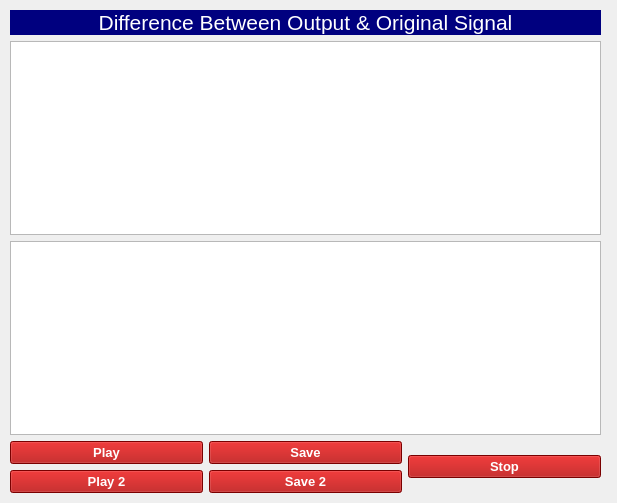
<?xml version="1.0" encoding="UTF-8"?>
<ui version="4.0">
 <class>Form</class>
 <widget class="QWidget" name="Form">
  <property name="geometry">
   <rect>
    <x>0</x>
    <y>0</y>
    <width>617</width>
    <height>503</height>
   </rect>
  </property>
  <property name="windowTitle">
   <string>Form</string>
  </property>
  <widget class="QWidget" name="">
   <property name="geometry">
    <rect>
     <x>10</x>
     <y>10</y>
     <width>591</width>
     <height>483</height>
    </rect>
   </property>
   <layout class="QGridLayout" name="gridLayout">
    <item row="0" column="0" colspan="3">
     <widget class="QLabel" name="label">
      <property name="font">
       <font>
        <family>MS Shell Dlg 2</family>
        <pointsize>16</pointsize>
        <weight>50</weight>
        <italic>false</italic>
        <bold>false</bold>
       </font>
      </property>
      <property name="styleSheet">
       <string notr="true">background-color: rgb(0, 0, 255);
background-color: rgb(0, 0, 127);
font: 75 10pt &quot;MS Shell Dlg 2&quot;;
font: 16pt &quot;MS Shell Dlg 2&quot;;
color: rgb(255, 255, 255);</string>
      </property>
      <property name="text">
       <string>Difference Between Output &amp; Original Signal</string>
      </property>
      <property name="alignment">
       <set>Qt::AlignCenter</set>
      </property>
     </widget>
    </item>
    <item row="1" column="0" colspan="3">
     <widget class="PlotWidget" name="graphicsViewOP1"/>
    </item>
    <item row="2" column="0" colspan="3">
     <widget class="PlotWidget" name="graphicsViewOP2"/>
    </item>
    <item row="3" column="0">
     <widget class="QPushButton" name="playOutput">
      <property name="font">
       <font>
        <pointsize>10</pointsize>
        <weight>75</weight>
        <bold>true</bold>
       </font>
      </property>
      <property name="styleSheet">
       <string notr="true">background-color: rgb(170, 0, 0);
color: rgb(255, 255, 255);</string>
      </property>
      <property name="text">
       <string>Play</string>
      </property>
      <property name="iconSize">
       <size>
        <width>17</width>
        <height>17</height>
       </size>
      </property>
     </widget>
    </item>
    <item row="3" column="1">
     <widget class="QPushButton" name="saveOutput">
      <property name="font">
       <font>
        <pointsize>10</pointsize>
        <weight>75</weight>
        <bold>true</bold>
       </font>
      </property>
      <property name="styleSheet">
       <string notr="true">background-color: rgb(170, 0, 0);
color: rgb(255, 255, 255);</string>
      </property>
      <property name="text">
       <string>Save</string>
      </property>
     </widget>
    </item>
    <item row="3" column="2" rowspan="2">
     <widget class="QPushButton" name="stopOutput">
      <property name="font">
       <font>
        <pointsize>10</pointsize>
        <weight>75</weight>
        <bold>true</bold>
       </font>
      </property>
      <property name="styleSheet">
       <string notr="true">background-color: rgb(170, 0, 0);
color: rgb(255, 255, 255);</string>
      </property>
      <property name="text">
       <string>Stop</string>
      </property>
     </widget>
    </item>
    <item row="4" column="0">
     <widget class="QPushButton" name="playOutput2">
      <property name="font">
       <font>
        <pointsize>10</pointsize>
        <weight>75</weight>
        <bold>true</bold>
       </font>
      </property>
      <property name="styleSheet">
       <string notr="true">background-color: rgb(170, 0, 0);
color: rgb(255, 255, 255);</string>
      </property>
      <property name="text">
       <string>Play 2</string>
      </property>
      <property name="iconSize">
       <size>
        <width>17</width>
        <height>17</height>
       </size>
      </property>
     </widget>
    </item>
    <item row="4" column="1">
     <widget class="QPushButton" name="saveOutput2">
      <property name="font">
       <font>
        <pointsize>10</pointsize>
        <weight>75</weight>
        <bold>true</bold>
       </font>
      </property>
      <property name="styleSheet">
       <string notr="true">background-color: rgb(170, 0, 0);
color: rgb(255, 255, 255);</string>
      </property>
      <property name="text">
       <string>Save 2</string>
      </property>
     </widget>
    </item>
   </layout>
  </widget>
 </widget>
 <customwidgets>
  <customwidget>
   <class>PlotWidget</class>
   <extends>QGraphicsView</extends>
   <header location="global">pyqtgraph</header>
  </customwidget>
 </customwidgets>
 <resources/>
 <connections/>
</ui>
